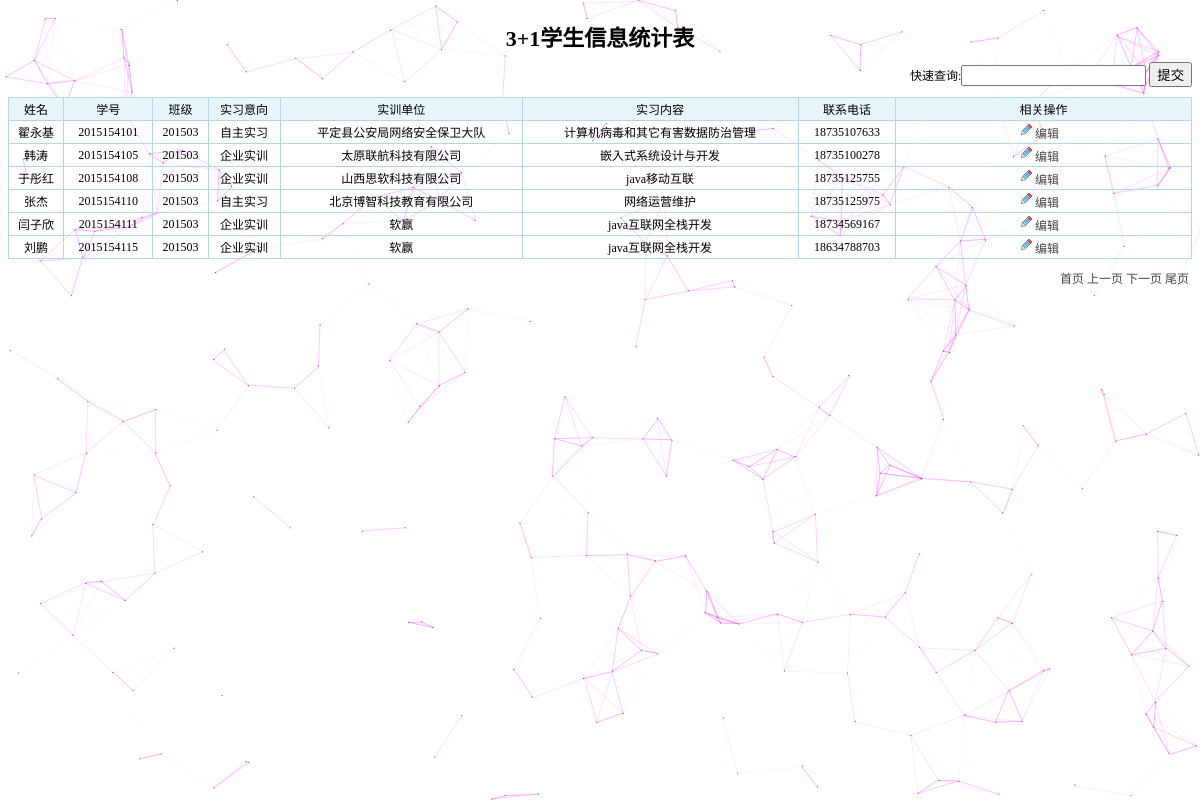
/mysqli_showList.php (signed in), run on the app's committed database.
### tables this page shows
CREATE TABLE `students` (
  `name` varchar(10) NOT NULL,
  `number` char(10) NOT NULL,
  `class` int(6) NOT NULL,
  `intention` varchar(10) NOT NULL,
  `address` varchar(20) NOT NULL,
  `content` varchar(20) NOT NULL,
  `telephone` char(20) NOT NULL,
  PRIMARY KEY (`number`)
);

### mysqli_showList.php (called while the page is built, shortened)
<?php
include("./page_function.php");
include("./public_sqli_fun.php");
  if(isset($_SESSION['userinfo'])){
     $login = true;
     $userinfo = $_SESSION['userinfo'];
  }else{
     $login = false;
   }
$sql = 'select * from students';
if( $userinfo['usertype'] !== 'student'){
$grade = fetchAll($link,$sql);
 $where = ' ';
    $sql = "select * from students $where";
$page_size = 6;
$result=mysqli_query($link,"select count(*) from `students`");
if (mysqli_num_rows($result) > 0)
{
$count = mysqli_fetch_row($result);
$count = $count[0];
$max_page = ceil($count/$page_size);
}
else
  {echo mysqli_num_rows($result);echo "0 连接数据库失败!";exit;}
$page = isset($_GET['page']) ? intval($_GET['page']) : 1;
$page = $page > $max_page ? $max_page : $page;
$page = $page < 1 ? 1 : $page;
 $page_html = makePageHtml($page,$max_page);
$lim = ($page -1) * $page_size;
$sql = $sql."limit {$lim},{$page_size}";
$res=$link->query($sql);
}
else{
  $username=$userinfo['username'];
$sql = "select * from `students` where number='$username'";
$res = mysqli_query($link,$sql);
}
$students_info = array();
while($row = mysqli_fetch_assoc($res)){
  $students_info[] = $row;
}
require './mysqli_list_html.php';
?>

### public_sqli_fun.php (called while the page is built, shortened)
<?php
function query($link,$sql) {
	if ($result = mysqli_query($link,$sql)) {
		return $result;
	} else {
		echo 'SQL执行失败:<br>';
		echo '错误的SQL为:', $sql, '<br>';
		echo '错误的代码为:', mysql_errno(), '<br>';
		echo '错误的信息为:', mysql_error(), '<br>';
		die;
	}
}
function fetchAll($link,$sql) {
	if ($result = query($link,$sql)) {
		$rows = array();
		while( $row = mysqli_fetch_array($result, MYSQL_ASSOC)) {
			$rows[] = $row;
		}
		return $rows;
	} else {
		return false;
	}
}

### mysqli_list_html.php (the view, shortened to what this page needs)
<!doctype html>
<html>
 <head>
</head>
<body>
<?php if($login): ?>
  <form action="./mysqli_showList.php" method="post">
	<div class="box">
		<div class="title">3+1学生信息统计表</div>
		<?php if( $userinfo['usertype'] !== 'student'){ ?>
			<div class="search">快速查询:<input type="text" name="keyword"/>
				<input type="submit" value="提交"/>
			</div>
		<?php } ?>
		<table border="1">
			<tr>
				<th>姓名</th>
				<th>学号</th>
				<th>班级</th>
				<th>实习意向</th>
				<th>实训单位</th>
				<th>实习内容</th>
				<th>联系电话</th>
				 <?php if( $userinfo['usertype'] !== 'student'){ ?>
				<th width="25%">相关操作</th>
				 <?php } ?>
			</tr>
			<?php if(!empty($students_info)){ ?>
			<?php foreach($students_info as $row){ ?>
			<tr>
				 <td><?php echo $row['name']; ?></td>
				 <td><?php echo $row['number']; ?></td>
				 <td><?php echo $row['class']; ?></td>
				 <td><?php echo $row['intention']; ?></td>
				 <td><?php echo $row['address']; ?></td>
				 <td><?php echo $row['content']; ?></td>
				 <td><?php echo $row['telephone']; ?></td>
				 <?php if( $userinfo['usertype'] !== 'student'){ ?>
				 <td>
			   	   <div align="center">
				   <span>
				   	<img src="images/edt.gif" width="16" height="16" /><a href="<?php echo './mysqli_stuUpdate.php?number='.$row['number']?>"
				   	 onclick="javascript:return edit()">编辑</a>&nbsp; &nbsp;
				   </span>
				   </div>
				 </td>
				 <?php } ?>
			</tr>
			<?php } ?>
			<?php }else{ ?>
			<tr><td colspan="6">查询的结果不存在！</td></tr>
			<?php } ?>
		</table>
		<?php if( $userinfo['usertype'] !== 'student'){ ?>
		<div class="page"><?php echo $page_html; ?></div>
		<?php } ?>
	</div>
  </form>
<?php else: ?>
     <div class="error-box">您还未登录,请先<a href="login.php">登录</a>或<a href="mysqli_register.php">注册新用户</a>
</div>
  <?php endIf; ?>
 </body>
</html>

### page_function.php (shortened to what this page needs)
<?php
function makePageHtml($page,$max_page){
	$params = $_GET;
    unset($params['page']);
	$params = http_build_query($params);
	$next_page = $page +1;
    if($next_page > $max_page)  $next_page =  $max_page;
    $prev_page = $page - 1;
	if($prev_page < 1 ) $prev_page  = 1;
	$page_html = '<a href="?'.$params.'page=1">首页</a>&nbsp;';
	$page_html .= '<a href="?'.$params.'page='.$prev_page.'">上一页</a>&nbsp;';
	$page_html .= '<a href="?'.$params.'page='.$next_page.'">下一页</a>&nbsp;';
	$page_html .= '<a href="?'.$params.'page='.$max_page.'">尾页</a>&nbsp;';
	return $page_html;
}

### mysqli_list_html.php (style rules this page uses)
.box { margin:20px auto; }
.box .title { font-size:22px;font-weight:bold;text-align:center; }
.box table { width:100%;margin-top:10px;border-collapse:collapse;font-size:12px;border:1px solid #B5D6E6;min-width:460px; }
.box table th,.box table td { height:20px;border:1px solid #B5D6E6; }
.box table th { background-color:#E8F6FC;font-weight:normal; }
.box table td { text-align:center; }
.page { font-size:12px;float:right;margin-top:10px; }
.box a { color:#444;text-decoration:none; }
.search { padding:10px 0;float:right;font-size:12px; }

### data on the page
students: name "翟永基", number "2015154101", class "201503", intention "自主实习", address "平定县公安局网络安全保卫大队", content "计算机病毒和其它有害数据防治管理", telephone "18735107633"
students: name "韩涛", number "2015154105", class "201503", intention "企业实训", address "太原联航科技有限公司", content "嵌入式系统设计与开发", telephone "18735100278"
students: name "于彤红", number "2015154108", class "201503", intention "企业实训", address "山西思软科技有限公司", content "java移动互联", telephone "18735125755"
students: name "张杰", number "2015154110", class "201503", intention "自主实习", address "北京博智科技教育有限公司", content "网络运营维护", telephone "18735125975"
students: name "闫子欣", number "2015154111", class "201503", intention "企业实训", address "软赢", content "java互联网全栈开发", telephone "18734569167"
students: name "刘鹏", number "2015154115", class "201503", intention "企业实训", address "软赢", content "java互联网全栈开发", telephone "18634788703"
